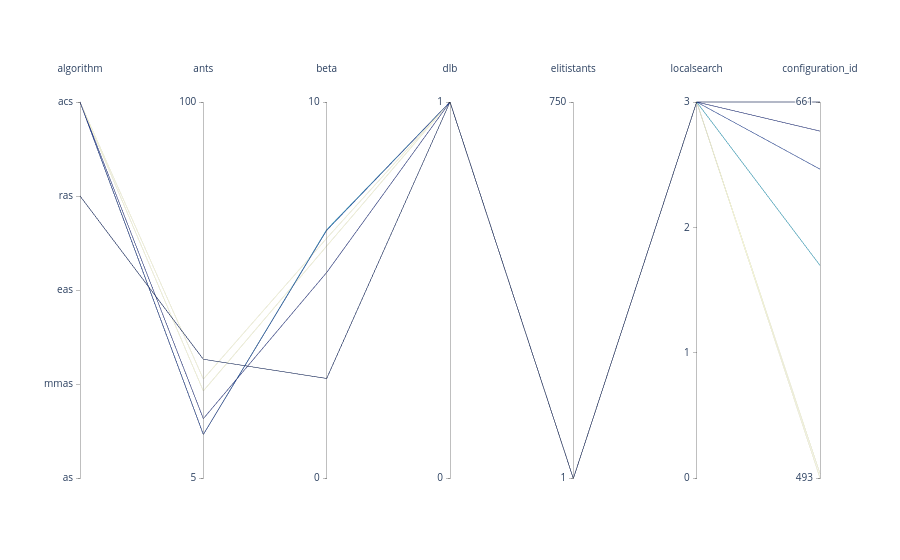

The code cell stored with this chart in its notebook:
### Code cell
cplot.param_parallelcoord(data=results1, options=options1, configs='final', colorby='configuration_id',
                          parameters=['algorithm', 'ants', 'beta', 'dlb', 'elitistants', 'localsearch'],
                          showscale=False, shownan=False, colorscale='YlGnBu')

### Figure 1 — Plotly figure (JSON) as saved in the notebook; plotly's stock layout.template omitted (floating-point values rounded to 4 significant figures)
{"data": [{"dimensions": [{"label": "algorithm", "range": [0, 4], "ticktext": ["as", "mmas", "eas", "ras", "acs"], "tickvals": [0, 1, 2, 3, 4], "values": [4, 4, 4, 4, 4, 3]}, {"label": "ants", "range": [5, 100], "ticktext": [5, 100], "tickvals": [5, 100], "values": [30, 27, 16, 16, 20, 35]}, {"label": "beta", "range": [0, 10], "ticktext": [0, 10], "tickvals": [0, 10], "values": [6.374, 6.168, 6.606, 6.586, 5.465, 2.647]}, {"label": "dlb", "range": [0, 1], "ticktext": ["0", "1"], "tickvals": [0, 1], "values": [1, 1, 1, 1, 1, 1]}, {"label": "elitistants", "range": [1, 750], "ticktext": [1, 750], "tickvals": [1, 750], "values": [null, null, null, null, null, null]}, {"label": "localsearch", "range": [0, 3], "ticktext": ["0", "1", "2", "3"], "tickvals": [0, 1, 2, 3], "values": [3, 3, 3, 3, 3, 3]}, {"label": "configuration_id", "range": [493, 661], "ticktext": [493, 661], "tickvals": [493, 661], "values": [493, 495, 588, 631, 648, 661]}], "line": {"cmax": 661, "cmin": 493, "color": [493, 495, 588, 631, 648, 661], "colorscale": [[0, "rgb(255,255,217)"], [0.125, "rgb(237,248,177)"], [0.25, "rgb(199,233,180)"], [0.375, "rgb(127,205,187)"], [0.5, "rgb(65,182,196)"], [0.625, "rgb(29,145,192)"], [0.75, "rgb(34,94,168)"], [0.875, "rgb(37,52,148)"], [1, "rgb(8,29,88)"]], "showscale": false}, "type": "parcoords"}], "layout": {}}
